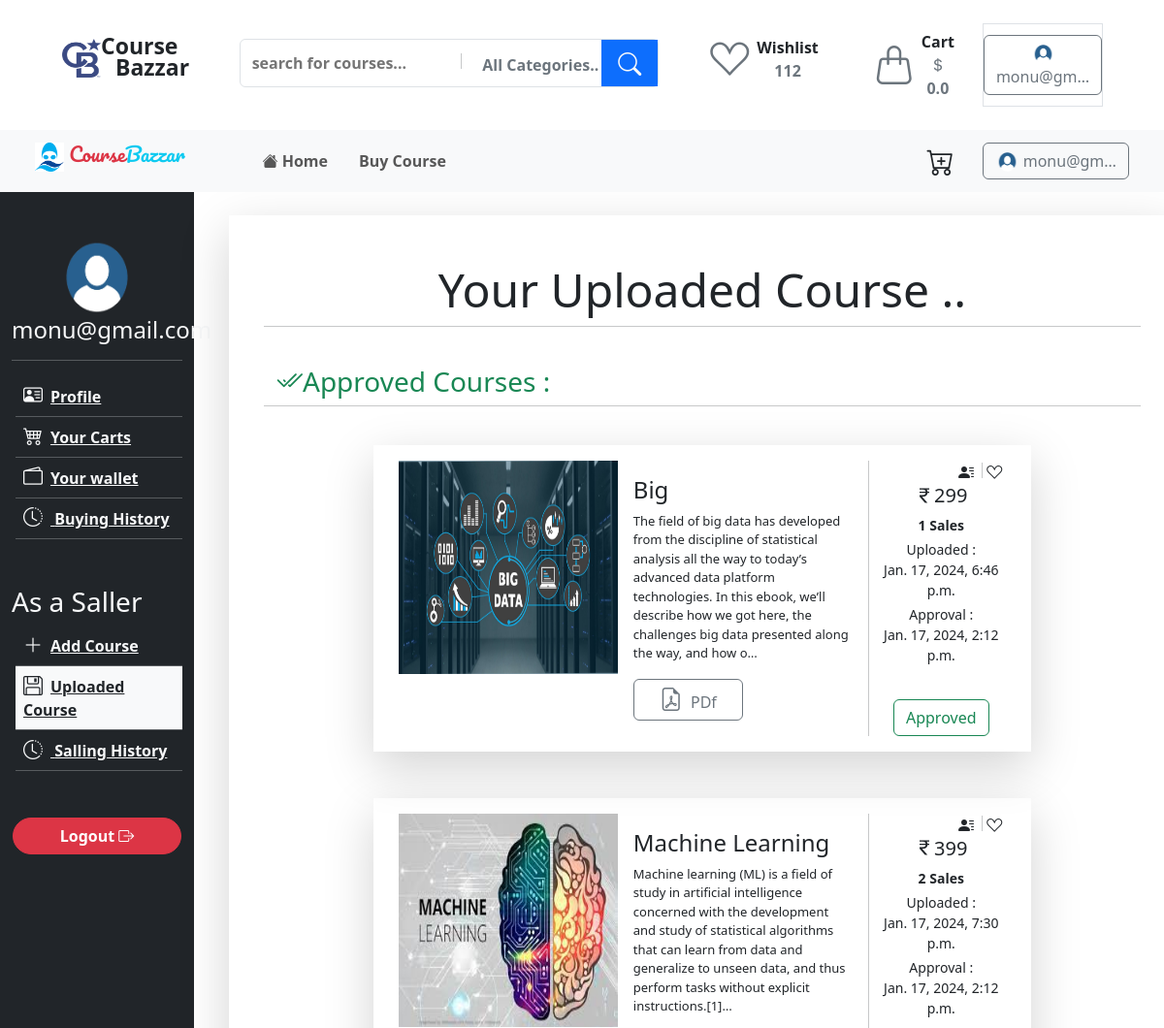
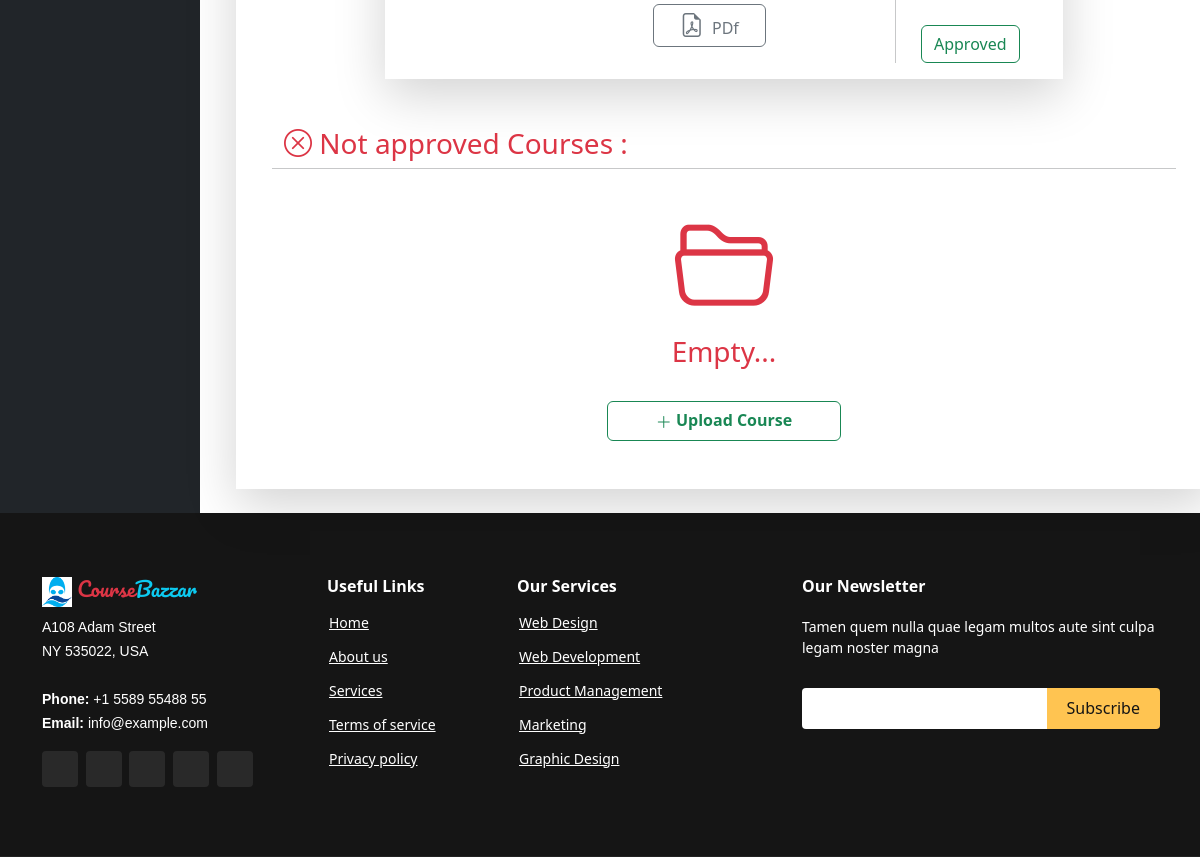
The page /customer/deshboard/uploadedcourses/ (signed in) on the database its author committed (2 pictures, top to bottom).
### customer/models.py (models this page shows)
class CustomUser(AbstractUser):
    is_buyer = models.BooleanField(default=True)
    is_saller = models.BooleanField(default=False)
    phone = models.CharField(max_length=15)
    gender =  models.CharField(max_length=32,choices=(('male',"Male"),("female", "Female"),("other", "Other")))
    image = models.ImageField(upload_to='Profile/', default='Profile/pic.png')

class Course(models.Model):
    user =  models.ForeignKey(CustomUser, related_name='courses', on_delete=models.CASCADE)
    title =  models.CharField(max_length=50)
    description = models.TextField(max_length=5000)
    price = models.IntegerField()
    sale_counter = models.IntegerField(default=0)
    published_datetime = models.DateTimeField(default=datetime.datetime.now())
    approval_datetime = models.DateTimeField(blank=True, null=True)
    approve = models.BooleanField(default = False)
    image = models.ImageField(upload_to="Course Image/")
    course_file = models.FileField( upload_to='Courses/')

### customer/views.py (the view)
@login_required(login_url='login')
def uploadedcourses(request):
    approve_courses = Course.objects.filter(user_id=request.user.id,approve=True)
    not_approve_courses = Course.objects.filter(user_id=request.user.id,approve=False)
    print(not_approve_courses)
    context = {'approve_courses':approve_courses,
               'not_approve_courses':not_approve_courses,
               }
    return render(request, 'uploadedcourses.html', context)

### customer/profile_context.py (called while the page is built)
def profile_detail(request):
    user = request.user
    if user.username == "admin":
        customer = False
        return  {'customer':customer}
    if user.is_authenticated :
        customer = CustomUser.objects.get(id = user.id)
        cartcounter =  AddToCart.objects.filter(user_id = customer.id).count()
        carts =  AddToCart.objects.filter(user_id = customer.id)
        total_price = 0.00
        for cart in carts:
            total_price += cart.course.price
        print(total_price)
        context={
            'customer':customer,
            'cartcounter' : cartcounter,
            'total_price':total_price
        }
    else:
        context={
            'customer':False
        }
    return  context

### templates/uploadedcourses.html (shortened to what this page needs)
{% extends "base.html" %}
{% load static %}
 {% block body %}
<div class="container-fluid">
  <div class="row">
    <div class="col-2 bg-dark">
      {% include 'customerdeshboard_sidebar.html' with uploadedcourses='bg-light text-dark' %}
    </div>
    <div class="col-10">
      <div class="container shadow-lg m-4 p-5">
        <div class="row">
          <h1 class="display-5 text-center h2">Your Uploaded Course ..</h1>
          <hr />
        </div>
        <div class="row mt-4">
          <h3 class="text-success">
           <i class="bi bi-check2-all"></i>Approved Courses :</h3>
          <hr />
        </div>
        {% if not approve_courses %}
        <div class="row">
         <div class="col-6 mx-auto text-center text-success d-flex flex-column justify-content-center">
           <i class="bi bi-folder2-open " style="font-size: 100px;"></i>
           <h3>Empty...</h3>
           <a href="{% url 'addcourse' %}">
             <button class="w-auto mt-4 btn btn-outline-success px-5 fw-semibold large"> <i class="bi bi-plus-lg align-middle"></i> Upload Course</button>
           </a>
         </div>
       </div>
         {% else %}
         {% for course in approve_courses %}
         <div class="row py-4">
           <div
             class="col-9 mx-auto shadow-lg d-flex justify-content-center p-3"
           >
             <div style="width: 35%">
               <img
                 src="{{course.image.url}}"
                 height="220px"
                 width="100%"
                 alt=""
               />
             </div>
             <div style="width: 40%" class="d-flex">
               <div class="p-3">
                 <h4>{{course.title}}</h4>
                 <p class="fw-normal" style="font-size: 13px">
                   {{course.description|truncatechars:249 }}
                 </p>
                 <a href="{{course.course_file.url}}" class="mx-auto">
                   <button class="btn btn-outline-secondary w-50">
                     <i class="bi bi-file-earmark-pdf pt-1 pe-1 h4"></i> PDf
                   </button>
                 </a>
               </div>
             </div>
             <div
               class="d-flex flex-column align-items-center justify-content-center ps-2"
               style="width: 22%"
             >
               <div class="ms-auto">
                 <i class="bi bi-person-lines-fill pe-1"></i>
                 <i class="bi bi-suit-heart pe-1"></i>
               </div>
               <h5 class="text-center">
                 <i class="bi bi-currency-rupee"></i>{{course.price}}
               </h5>
               <p class="small fw-semibold mb-1">{{course.sale_counter}} Sales</p>
               <p class="small text-center mb-1">Uploaded : <br>{{course.published_datetime}}</p>
               <p class="small text-center mb-1">Approval : <br>{{course.approval_datetime}}</p>
               <button class="btn btn-outline-success mt-auto">Approved</button>
             </div>
           </div>
         </div>
         {% endfor %}
         {% endif%}
        <div class="row mt-4">
          <h3 class="text-danger">
            <i class="bi bi-x-circle"></i> Not approved Courses :</h3>
          <hr />
        </div>
        {% if not not_approve_courses %}
        <div class="row">
          <div class="col-6 mx-auto text-center text-danger d-flex flex-column justify-content-center">
            <i class="bi bi-folder2-open " style="font-size: 100px;"></i>
            <h3>Empty...</h3>
            <a href="{% url 'addcourse' %}">
              <button class="w-auto mt-4 btn btn-outline-success px-5 fw-semibold large"> <i class="bi bi-plus-lg align-middle"></i> Upload Course</button>
            </a>
          </div>
        </div>
        {% endif %}
      </div>
    </div>
  </div>
</div>
{% endblock body %}

### templates/header.html (shortened to what this page needs)
{% load static %}
<div class="container-fluid px-5">
  <div class="row px-3 py-4">
      <div class="col-lg-2 col-sm-5 pt-3 d-flex text-center">
          <span>
              <img src="{% static 'images/cb-logo.png' %}" width="40px" height="40px" alt="" srcset="">
          </span>
          <span class="h-100 position-relative">
            <p class="mb-0  pb-0 fw-bold position-absolute" style="top:-10px; font-size:23px">Course</p>
            <p class="mb-0  pb-0 fw-bold position-absolute" style="top:12px; left:15px; font-size:23px">Bazzar</p>
          </span>
      </div>
      <div class="col-lg-5 col-sm-10  pt-3">
          <div class="border rounded-2 p-0 position-relative">
              <input type="text" class="border-0 m-1 p-2 w-50 fw-semibold" placeholder="search for courses..." name="" id="">
              <button class="btn text-secondary fw-semibold ps-3">All Categories.. </button>
              <button class="btn btn-primary position-absolute top-0 end-0 h-100 px-3 fs-4 rounded-0 text-light"><i class="bi bi-search"></i></button>
          </div>
      </div>
      <div class="col--lg5  col-sm-5  d-flex">
        <a href="">
          <button class=" btn ">
            <div class="mx-3 d-flex  align-items-center">
              <div>
                <i class="bi bi-suit-heart fs-1 text-secondary align-center"></i>
              </div>
              <div class="ps-2">
                <p class="mb-0 fw-semibold text-dark ">
                  Wishlist
                </p>
                <p class="mb-0 fw-semibold text-secondary">
                  112
                </p>
              </div>
            </div>
          </button>
        </a>
        <a href="{% url 'customercart' %}">
          <button class="btn">
            <div class="mx-3 d-flex  align-items-center">
             <div class=" position-relative">
               <i class="bi bi-handbag  fs-1 text-secondary align-center "></i>
               </div>
             <div class="ps-2">
               <p class="mb-0 fw-semibold text-dark ">
                 Cart
               </p>
               <p class="mb-0 fw-semibold text-secondary fs-6">
                 <i class="bi bi-currency-dollar "></i>{{total_price}}
               </p>
             </div>
           </div>
          </button>
        </a>
        {% if user.is_authenticated %}
          <div class="border  d-flex  align-items-center ms-auto">
            <a href="{% url 'customerprofile' %}" class="text-decoration-none">
              <button class="btn btn-outline-secondary">
                <img src="{{customer.image.url}}" alt="" style="width: 25px; height:22px" class="rounded-circle">
                {{user.email|truncatechars:8}}
              </button>
            </a>
          </div>
        {% endif %}
      </div>
  </div>
</div>
<nav class="navbar navbar-expand-lg bg-light px-4 py-1">
    <div class="container-fluid">
      <a class="navbar-brand h5" style="font-family: 'Pacifico', cursive;" href="/">
        <img src='{% static "images\logo.png" %}' style="width:30px; height:30px" srcset="">
        <span class="text-danger">Course</span><span class="text-info">Bazzar</span>
      </a>
      <div class="collapse navbar-collapse" id="navbarSupportedContent">
        <ul class="navbar-nav me-auto ps-5 mb-2 mb-lg-0">
          <li class="nav-item">
            <a class="nav-link mx-2 fw-semibold {{home}}" aria-current="page" href="{% url 'home' %}"><i class="bi bi-house-fill"></i> Home</a>
          </li>
          <li class="nav-item">
            <a class="nav-link mx-2 fw-semibold {{buycourse}}" aria-current="page" href="{% url 'Buy Course' %}">Buy Course</a>
          </li>
        </ul>
       <div>
        {% if user.is_authenticated %}
        <a href="{% url 'customercart' %}" class="text-decoration-none">
          <button  class="btn position-relative me-2 px-3">
            <i class="bi bi-cart-plus fs-3"></i>
          </button>
        </a>
          <a href="{% url 'customerprofile' %}" class="text-decoration-none">
            <button class="btn btn-outline-secondary">
              <img src="{{customer.image.url}}" alt="" style="width: 25px; height:22px" class="rounded-circle">
              {{user.email|truncatechars:8}}
            </button>
          </a>
        {% endif %}
       </div>
      </div>
    </div>
  </nav>

### templates/customerdeshboard_sidebar.html (shortened to what this page needs)
{% load static %}
<div class="py-5">
  <div class="text-center">
    {% if customer.image.url %}
    <img
      src="{{ customer.image.url }}"
      alt
      style="height: 80px; width: 90px"
      class="rounded-circle"
    />
    {% endif %}
    <h4 class="text-light">{{user.email}}</h4>
    <hr class="text-light" />
  </div>
  <div class="text-start">
    <ul class="ps-1" type="none">
      <a
        href="{% url 'customerprofile' %}"
        class="fw-semibold text-light {{profile}} "
        ><li class="{{profile}} align-center p-2">
          <i
            class="bi bi-person-vcard fw-semibold h5 pe-2 text-light {{profile}}"
          ></i
          >Profile
        </li></a
      >
      <hr class="text-light m-0" />
      <a
        href="{% url 'customercart' %}"
        class="fw-semibold text-light {{customercart}} w-100"
        ><li class="align-center p-2 {{customercart}}">
          <i
            class="bi bi-cart4 fw-semibold text-light h5 pe-2 {{customercart}}"
          ></i
          >Your Carts
        </li></a
      >
      <hr class="text-light m-0" />
      <a
        href="{% url 'wallet' %}"
        class="fw-semibold text-light {{wallet}} w-100"
        ><li class="align-center p-2 {{wallet}}">
          <i class="bi bi-wallet2 fw-semibold text-light h5 pe-2 {{wallet}}"></i
          >Your wallet
        </li></a
      >
      <hr class="text-light m-0" />
      <a
        href="{% url 'history' %}"
        class="fw-semibold text-light {{history}} w-100"
        ><li class="align-center p-2 {{history}}">
          <i
            class="bi bi-clock-history fw-semibold text-light h5 pe-2 {{history}}"
          ></i>
         Buying History
        </li></a
      >
      <hr class="text-light m-0" />
    </ul>
    <h3 class="text-light mt-5">As a Saller</h3>
    {% if user.is_saller %}
    <ul class="ps-1" type="none">
      <a
        href="{% url 'addcourse' %}"
        class="fw-semibold text-light {{addcourse}} w-100"
        ><li class="align-center p-2 {{addcourse}}">
          <i
            class="bi bi-plus-lg fw-semibold text-light h5 pe-2 {{addcourse}}"
          ></i
          >Add Course
        </li></a
      >
      <hr class="text-light m-0" />
      <a
        href="{% url 'uploadedcourses' %}"
        class="fw-semibold text-light {{uploadedcourses}} w-100"
        ><li class="align-center p-2 {{uploadedcourses}}">
          <i
            class="bi bi-floppy fw-semibold text-light h5 pe-2 {{uploadedcourses}}"
          ></i
          >Uploaded Course
        </li></a
      >
      <hr class="text-light m-0" />
      <a
        href="{% url 'history' %}"
        class="fw-semibold text-light {{history}} w-100"
        ><li class="align-center p-2 {{history}}">
          <i
            class="bi bi-clock-history fw-semibold text-light h5 pe-2 {{history}}"
          ></i>
         Salling History
        </li></a
      >
      <hr class="text-light m-0" />
    </ul>
    {% endif %}
  </div>
  <div class="text-center mt-5">
    <a href="{% url 'customerlogout' %}">
      <button
        class="btn btn-danger fw-semibold rounded-pill px-5 w-auto align-middle"
      >
        Logout <i class="bi bi-box-arrow-right"></i>
      </button>
    </a>
  </div>
</div>

### rows shown on the page
CustomUser: image (picture), email "monu@gm…", email "monu@gmail.com"
Course: image (picture), title "Big", description "The field of big data has developed from the discipline of statistical analysis all the way to today’s advanced data platform technologies. In this ebook, we’ll describe how we got here, the challenges big data presented along the way, and how o…", price "299", sale_counter "1", published_datetime "Jan. 17, 2024, 6:46 p.m.", approval_datetime "Jan. 17, 2024, 2:12 p.m."
Course: image (picture), title "Machine Learning", description "Machine learning (ML) is a field of study in artificial intelligence concerned with the development and study of statistical algorithms that can learn from data and generalize to unseen data, and thus perform tasks without explicit instructions.[1]…", price "399", sale_counter "2", published_datetime "Jan. 17, 2024, 7:30 p.m.", approval_datetime "Jan. 17, 2024, 2:12 p.m."

### other values the page prints
{{ total_price }} "0.0"
